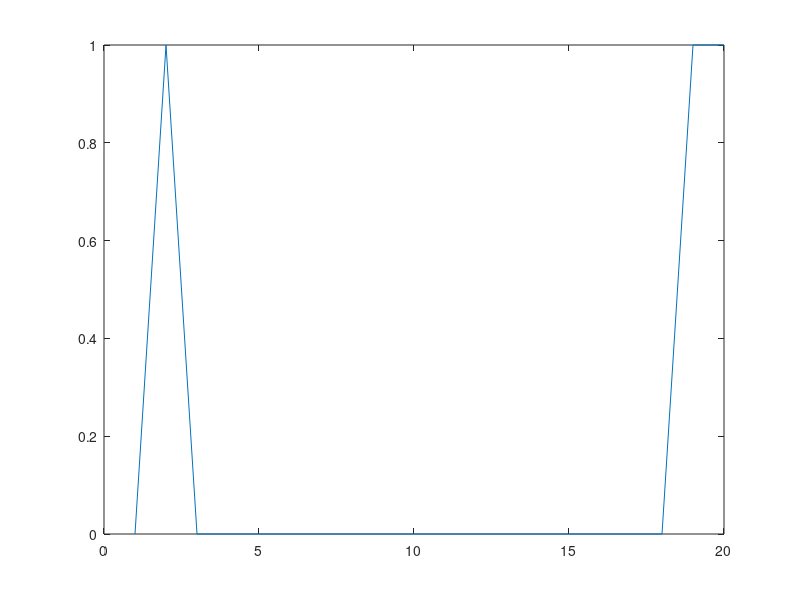

MATLAB code for this plot: (Note: this script raises an error after producing the figure.)
clear all
close all
clc

X = round(rand(1,20));
Y = [0 (X(1:end-1)+X(2:end) == 2)];

plot(Y);

Xseq = con2seq(X);
Yseq = con2seq(Y);

net = newelm(X,Y,10);

net = train(net,Xseq,Yseq);
T = net(Xseq);
T = cell2mat(T)


figure(2)
plot(Y, 'o');grid on; hold on;
plot(T, '*')
legend('model treningowy','model sieciowy')
view(net)